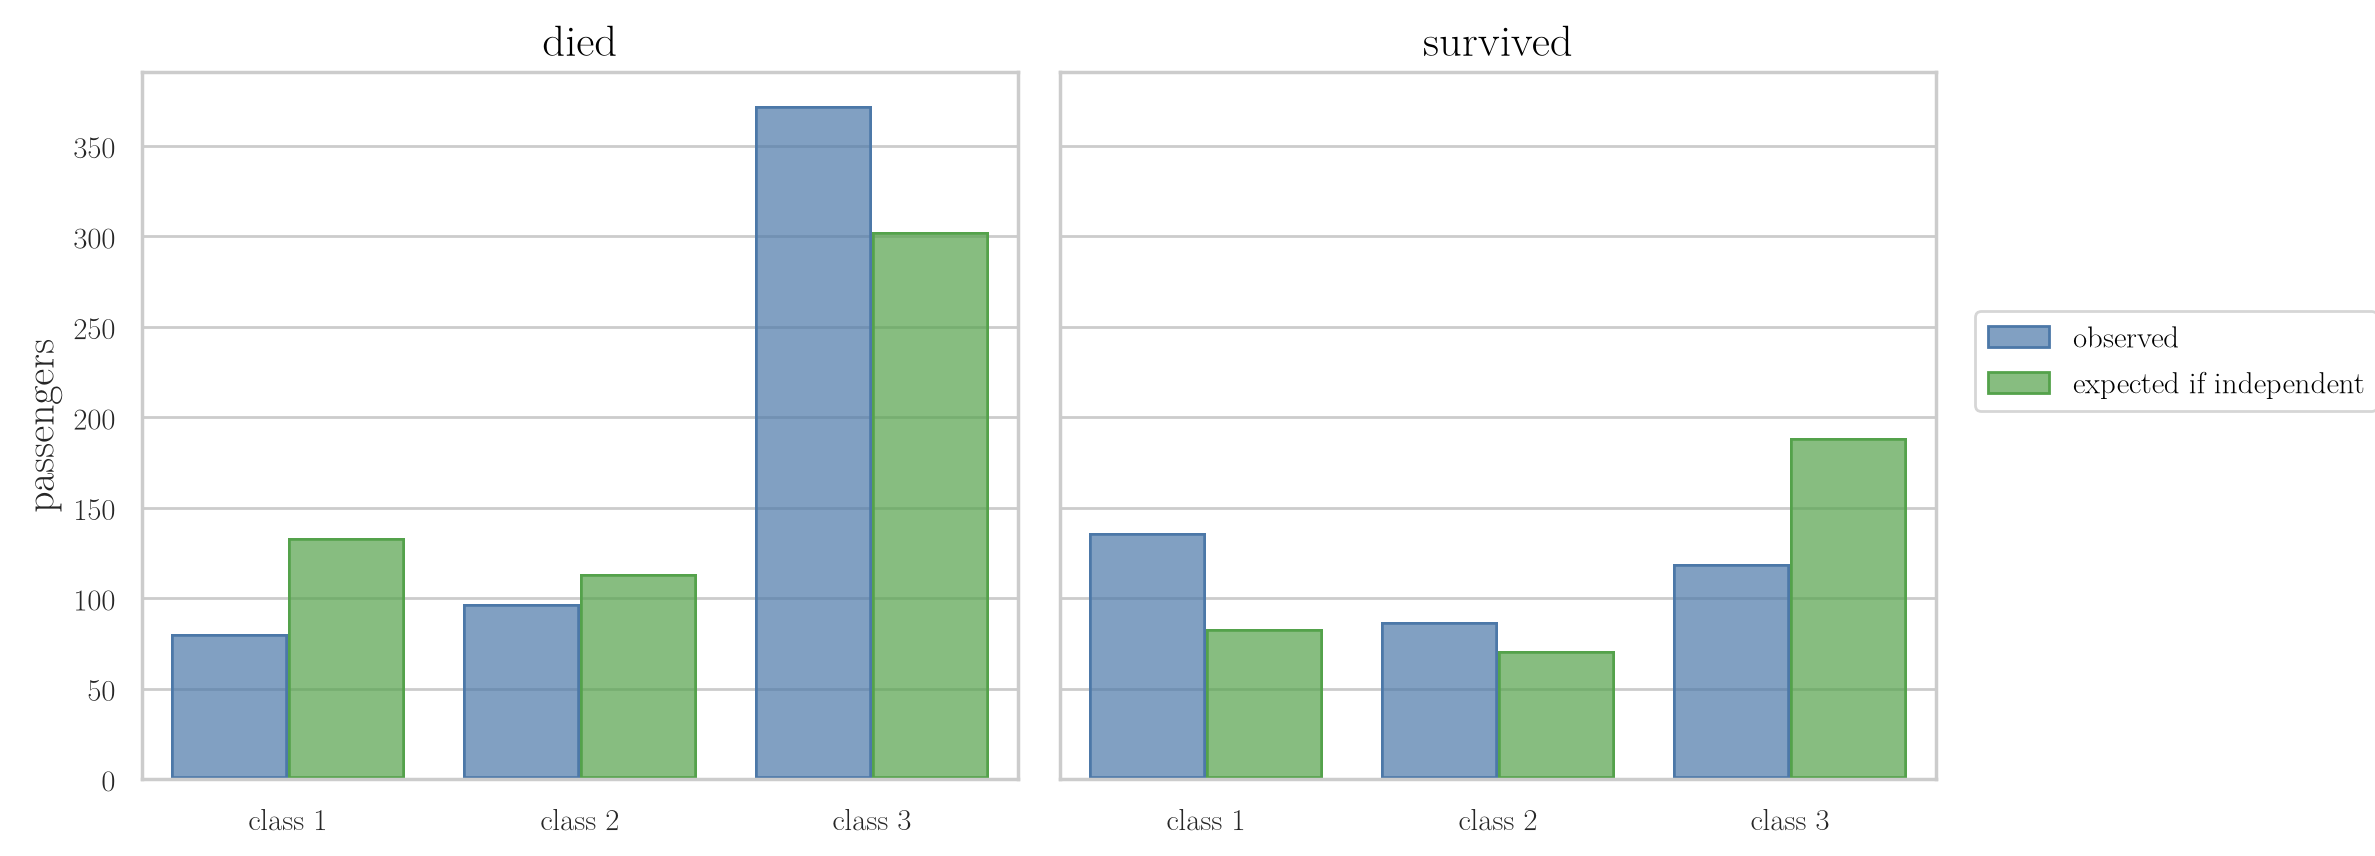

This figure's Python source:
"""Titanic passengers by class and outcome: observed counts against the counts expected if class and survival were
independent. First class has far more survivors than expected, third class far fewer."""
from pathlib import Path
import pandas as pd
import seaborn as sns
import seaborn.objects as so
from scipy import stats

here = Path(__file__).parent
titanic = pd.read_csv(here.parent / "data" / "titanic_train.csv")
table = pd.crosstab(titanic["Pclass"], titanic["Survived"])
expected = stats.chi2_contingency(table).expected_freq
rows = []
for i, cls in enumerate(table.index):
    for j, outcome in enumerate(["died", "survived"]):
        rows.append(dict(cls=f"class {cls}", outcome=outcome, kind="observed", count=table.iloc[i, j]))
        rows.append(dict(cls=f"class {cls}", outcome=outcome, kind="expected if independent", count=expected[i, j]))
long = pd.DataFrame(rows)
plot = (
    so.Plot(long, x="cls", y="count", color="kind")
    .facet(col="outcome")
    .add(so.Bar(), so.Dodge())
    .scale(color={"observed": "#4C78A8", "expected if independent": "#54A24B"})
    .label(x="", y="passengers", color="")
    .layout(size=(10, 4.5))
    .theme({**sns.axes_style("whitegrid"), "font.family": "Latin Modern Roman", "font.size": 14,
            "axes.titlesize": 16, "axes.labelsize": 15})
)
plot.save(here / "titanic_class.png", dpi=200, bbox_inches="tight")
plot.save(here / "titanic_class.pdf", bbox_inches="tight")
